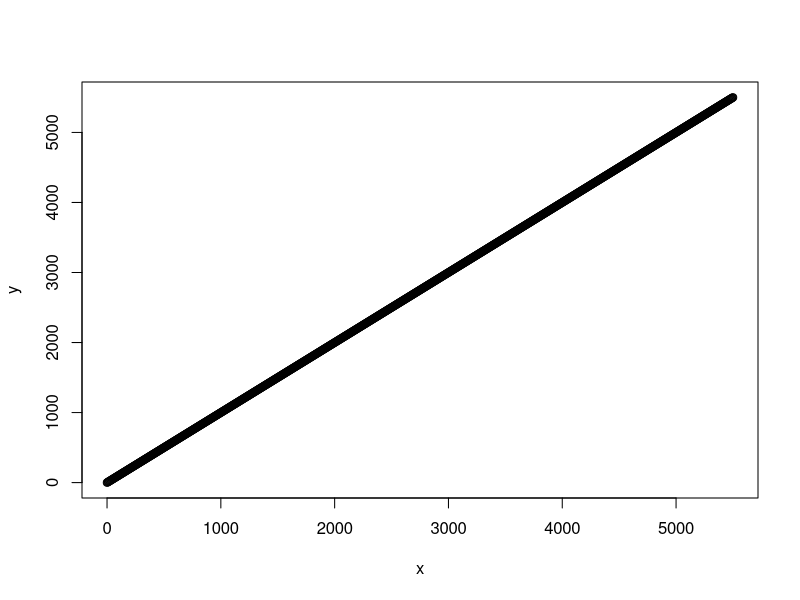
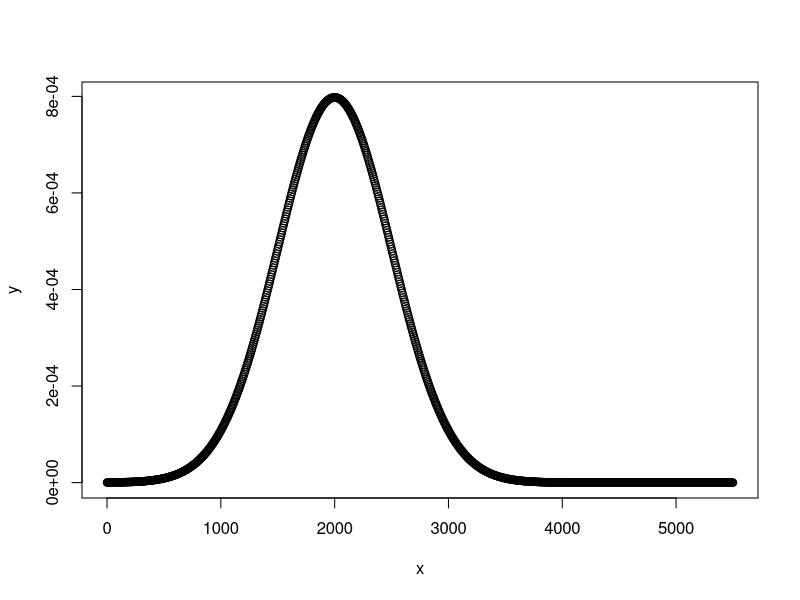

Reproduce these figures in R, in order.
## ---- chunk 1
#using R like a calculator
1 + 1
1+1
1                         +1

#storing things in variables
rob_variable <- 1 + 1 #notice use of "<-"
rob_variable
rob_variable <- rob_variable + 1
rob_othervariable = 2 + 2 #you can use "=" but that's not preferred
rob_othervariable
print("this is rob's variable")
rob_variable
rob_variable == rob_othervariable # "==" is to check if it is equal
rob_variable = rob_othervariable 
rob_variable

#operators for logic. These can be useful for subsetting data
1 > 2
1 == 2
1 < 2
1 != 2
# try 1 = 2 or 1 <- 2. you can't assign values to numerals, they are reserved.

#multiple numbers and basic statistics summary
#things that have "()" after them are "functions". Inside the () hit TAB to see what arguments it likes
x <- seq(from = 0, to = 5500, by = 5) # inside functions people tend to use "=" instead of "<-", but the latter works
x <- seq(0,5500, by = 5) # inside functions people tend to use "=" instead of "<-", but the latter works
y <- seq(0,5500, by <- 5)
mean(x)
mean(c(1,2,3,4,5)) # "c()" is for concatenate. mean(), sum(), sd(), length() are all functions that R "knows"
sum(x)
sd(x)
length(x)
SEM <- mean(x)/sqrt(length(x))
SEM
plot(x,y)

#visualize a normal distribution
y <- dnorm(x = x, mean = 2000, sd = 500)
plot(x,y)

#checking class
class(1)
class("a")
b <- "a"
class(b)
class(x)

#check the levels or "unique" values of a factor
rob_listofletters <- c("a", "a", "f", "w", "a", "A", "sequins", "nileseldredge")
class(rob_listofletters)
unique(rob_listofletters)
levels(rob_listofletters) #"levels" doesn't work unless the class is "factor" instead of "character"
rob_listofletters <- as.factor(c("a", "a", "f", "w", "a", "A", "sequins", "nileseldredge"))
unique(rob_listofletters)
levels(rob_listofletters)
my_special_list <- levels(rob_listofletters)
class(my_special_list)
## ---- chunk 2
#R comes with some sample datasets you can see by typing data()
data()
data_iris <- iris #iris is one of the built-in datasets
head(data_iris)
names(data_iris)
class(data_iris$Species)
unique(data_iris$Species)
levels(data_iris$Species)
mean(data_iris$Sepal.Length)

#summarize using aggregate(). We are using functions within functions.
data_iris_sepal <- do.call(data.frame, #"do.call(data.frame," is optional but helps put in good format for downstream processing
  aggregate(Sepal.Length~Species,
    data = data_iris,
    function(x)
    c(mean = mean(x),
    count = length(x),
    SEM = sd(x)/sqrt(length(x)))))
data_iris_summary <- do.call(data.frame,
  aggregate(cbind(Sepal.Length,Sepal.Width)~Species, #we  make use of cbind() within aggregate() to summarize multiple "y"s
    data = data_iris,
    function(x)
    c(mean = mean(x),
    count = length(x),
    SEM = sd(x)/sqrt(length(x)))))

#for demo purposes I am going to add a new factor to the dataset to show how to aggregate by multiple things
newcolumn <- rep(c(letters[1:3]),times=50) #this makes a new column with a bunch of letters
data_iris_new <- cbind(data_iris,newcolumn) #use "cbind()" to combine the columns
data_iris_summary_new <- do.call(data.frame,
  aggregate(cbind(Sepal.Length,Sepal.Width)~Species+newcolumn, #on the right side of the "~", you can list multiple things to summarize by using "+"
    data = data_iris,
    function(x)
    c(mean = mean(x),
    count = length(x),
    SEM = sd(x)/sqrt(length(x)))))
## ---- chunk 3
#loading with read.csv()
data <- read.csv("data_week1.csv") #notice the first cell has some weird characters, this the file encoding for csvs and we don't want to read it
data <- read.csv("data_week1.csv", fileEncoding = 'UTF-8-BOM')

#installing and loading packages
library(readxl)

#loading with read_excel()
data <- read_excel("data_week1.xlsx", skip = 9,
guess_max = 10000, #guessmax prevents columns with many initial banks being imported as a logical FALSE for not NAs)
na = " ") # you can put a period in the quotes if that is how you code blanks.

#You can load data from googledocs
#library(googlesheets4)
#Data_scouting <- read_sheet("put the URL here", skip = 0)
